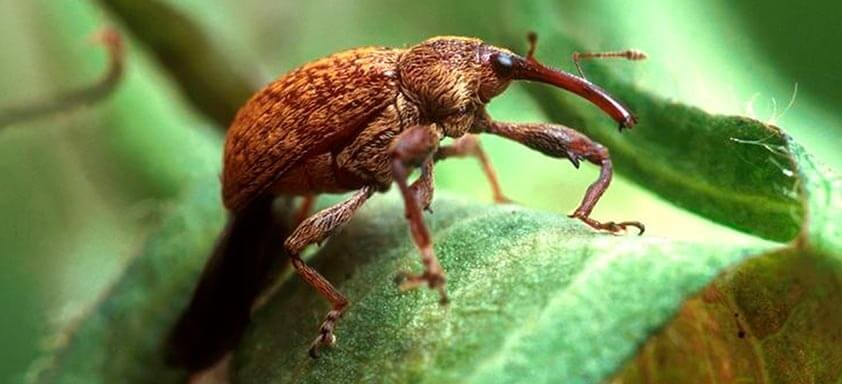
#> input picture Dataset-Pragas/Bicudo/bicudo02.png, 842 x 384 px, found by its file name
$ jupyter execute segmentacao-imagens-numpy.ipynb
#> lines starting #> are read from the running program, lines starting #| are printed output that depends on the picture; after the words box and inside, x2 and y2 are one past the last pixel; in counts of white or black regions, pixels touching at a corner belong together
<a href="https://colab.research.google.com/github/phaa/dio-baires-dev/blob/main/segmentacao-imagens-numpy.ipynb" target="_parent"></a>

# Projeto de segmentação de imagens do zero usando numpy
## Parte do treinamento da Dio Baires Dev

### Análise de imagens digitais: princípios, algoritmos e aplicações
Hélio Pedrini; William Robson Schwartz

Usei esse livro da biblioteca da pós graduação como base.

[cell 1]
import numpy as np
import matplotlib.pyplot as plt
from PIL import Image
from google.colab import files

[cell 2]
# Upload do arquivo
uploaded = files.upload()
#> the answer given: bicudo02.png

# Carregar a imagem
for filename in uploaded.keys():
    imagem = Image.open(filename).convert('RGB')  # Converte para escala de cinza
#> imagem is the input picture: PIL image 842x384 RGB; mean R, G, B 113, 131.9, 77
    print(f"Imagem carregada: {filename}")

[cell 3]
# Converter a imagem em um array NumPy
imagem_array = np.array(imagem)

# Verificar as dimensões da imagem
print(imagem_array.shape)
#| (384, 842, 3)

# Exibir a imagem RGB corretamente
plt.imshow(imagem_array)
plt.title('Imagem RGB Carregada')
plt.axis('off')
plt.show()

[cell 4]
# Separar os canais R, G e B
R = imagem_array[:, :, 0]
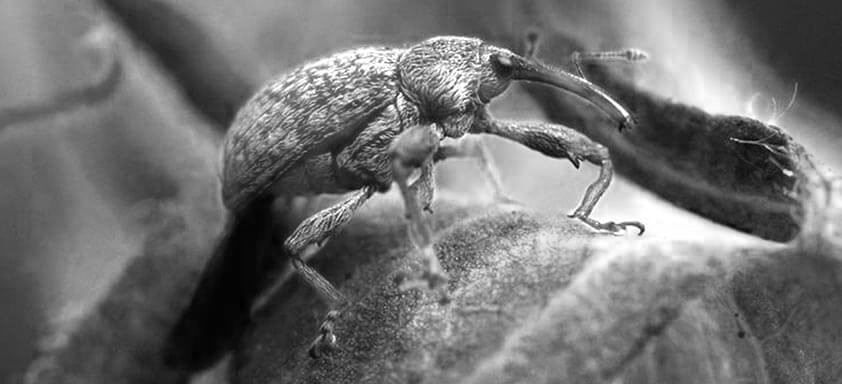
#> R: shape (384, 842); min 0, max 255, mean 113
G = imagem_array[:, :, 1]
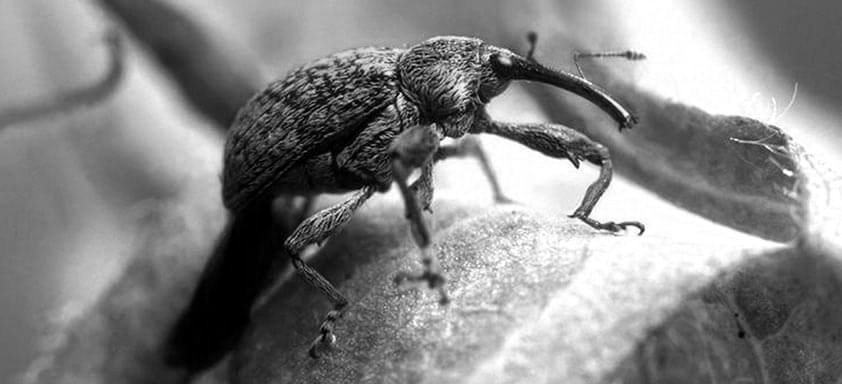
#> G: shape (384, 842); min 0, max 255, mean 131.9
B = imagem_array[:, :, 2]
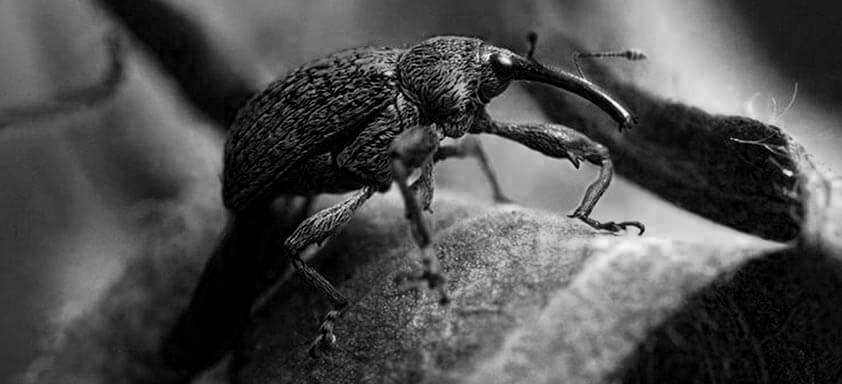
#> B: shape (384, 842); min 0, max 255, mean 77

# Aplicar fórmula de escala de cinza
# https://pt.wikipedia.org/wiki/N%C3%ADvel_de_cinza
# Usamos astype pois não se usa float em pixels de imagens
imagem_cinza = (0.2989 * R + 0.5870 * G + 0.1140 * B).astype(np.uint8)
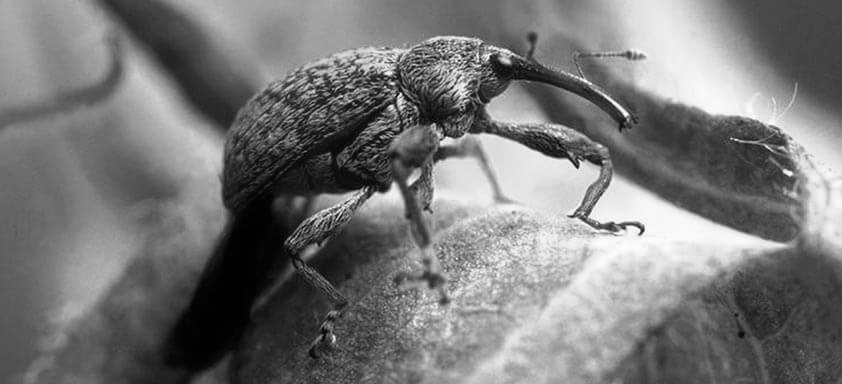
#> imagem_cinza: shape (384, 842); min 0, max 253, mean 119.5

# Exibir a imagem em escala de cinza
# OBS: quando plotamos uma imagem RGB de 3 canais o matplotlib exibe direito,
# mas quando usamos apenas um canal de cor (Cinza) a biblioteca interpreta como
# um mapa de cores padrão (viridis)
plt.imshow(imagem_cinza, cmap='gray')
plt.title('Imagem em Escala de Cinza')
plt.axis('off')
plt.show()

[cell 5]
# Definir um limiar
limiar = 127

# Aplicar limiarização global
imagem_limiarizada = np.where(imagem_cinza > limiar, 255, 0).astype(np.uint8)
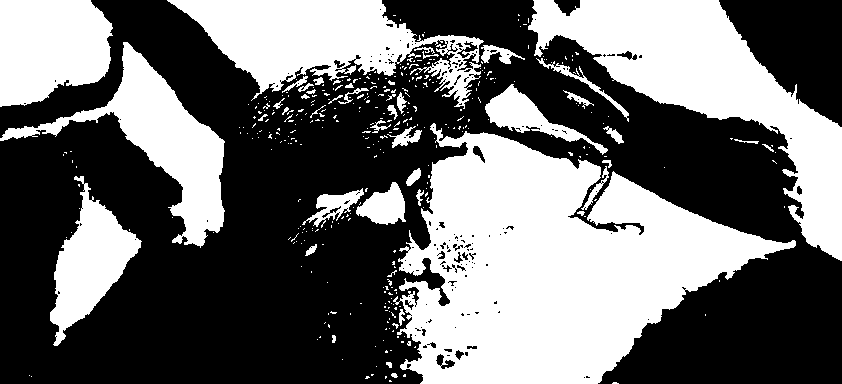
#> imagem_limiarizada: shape (384, 842); 42.4% white; 377 white regions (331 under 20 px), largest, box (x1, y1, x2, y2) and area: (393, 123, 796, 384) 57397, (528, 0, 842, 261) 26112, (167, 0, 484, 109) 16184

# Exibir imagem limiarizada
plt.imshow(imagem_limiarizada, cmap='gray')
plt.title('Imagem Limiarizada')
plt.axis('off')
plt.show()

$ run again, on Dataset-Pragas/Bicudo/bicudo04.png
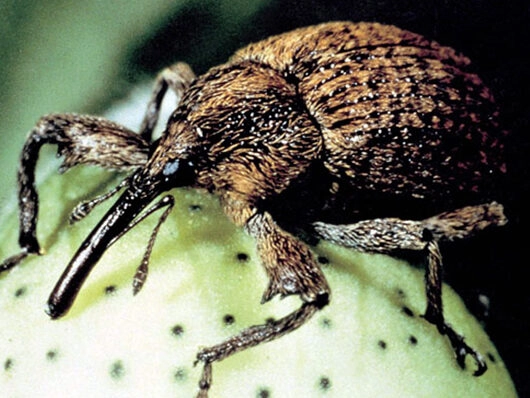
#> input picture Dataset-Pragas/Bicudo/bicudo04.png, 530 x 398 px, found by its file name
#> imagem is the input picture: PIL image 530x398 RGB; mean R, G, B 115, 117.3, 97.9
#| (398, 530, 3)
#> `B = imagem_array[:, :, 2]`:
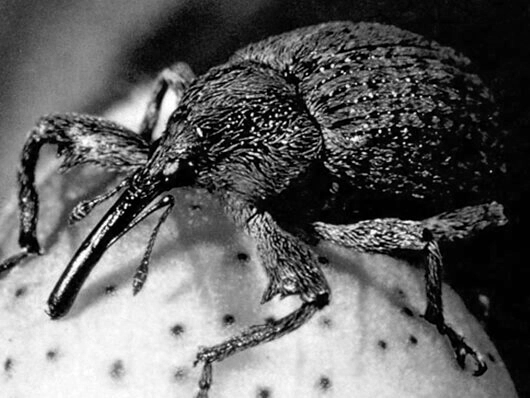
#> B: shape (398, 530); min 0, max 255, mean 97.9
#> `imagem_limiarizada = np.where(imagem_cinza > limiar, 255, 0).astype(np..`:
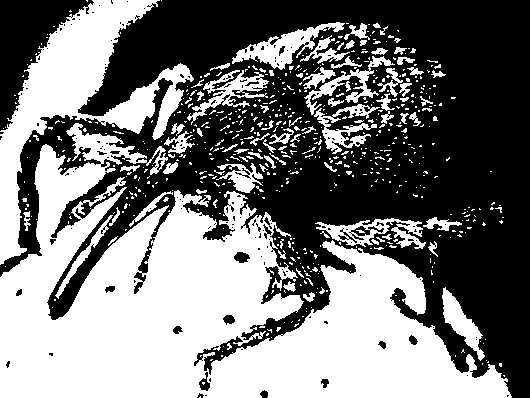
#> imagem_limiarizada: shape (398, 530); 47.3% white; 640 white regions (557 under 20 px), largest, box (x1, y1, x2, y2) and area: (0, 123, 512, 398) 69169, (0, 0, 194, 265) 14112, (232, 22, 345, 70) 1718

$ run again, on Dataset-Pragas/Bicudo/bicudo05.png
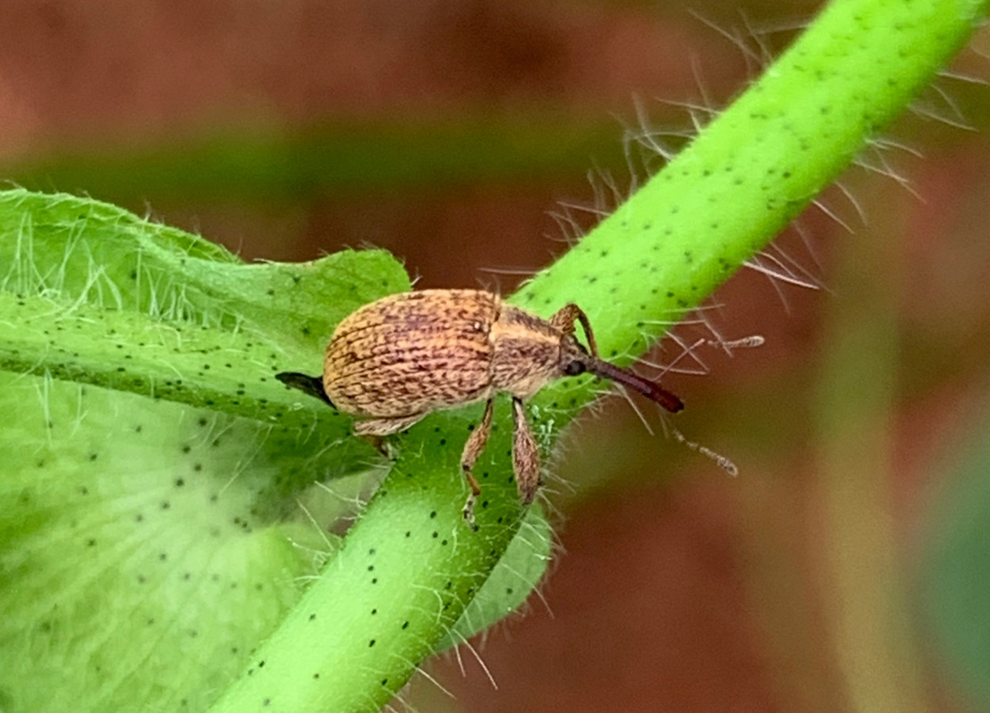
#> input picture Dataset-Pragas/Bicudo/bicudo05.png, 990 x 713 px, shrunk from 1250 x 900 before the run, found by its file name
#> imagem is the input picture: PIL image 990x713 RGB; mean R, G, B 118.8, 122.3, 49.1
#| (713, 990, 3)
#> `imagem_cinza = (0.2989 * R + 0.5870 * G + 0.1140 * B).astype(np.uint8)`:
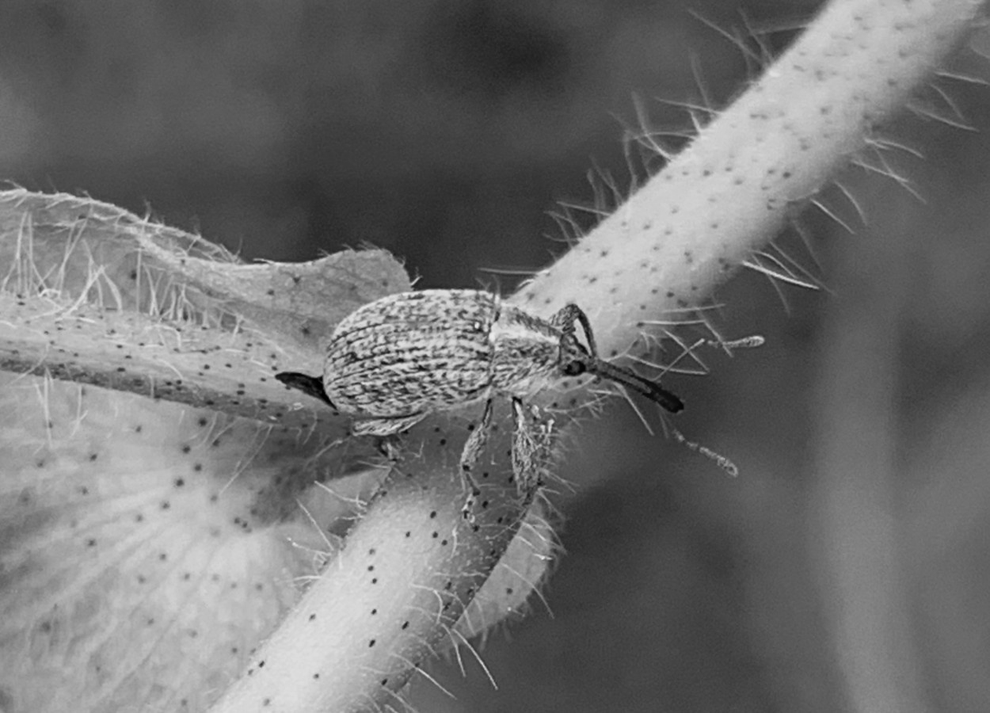
#> imagem_cinza: shape (713, 990); min 0, max 236, mean 112.4
#> `imagem_limiarizada = np.where(imagem_cinza > limiar, 255, 0).astype(np..`:
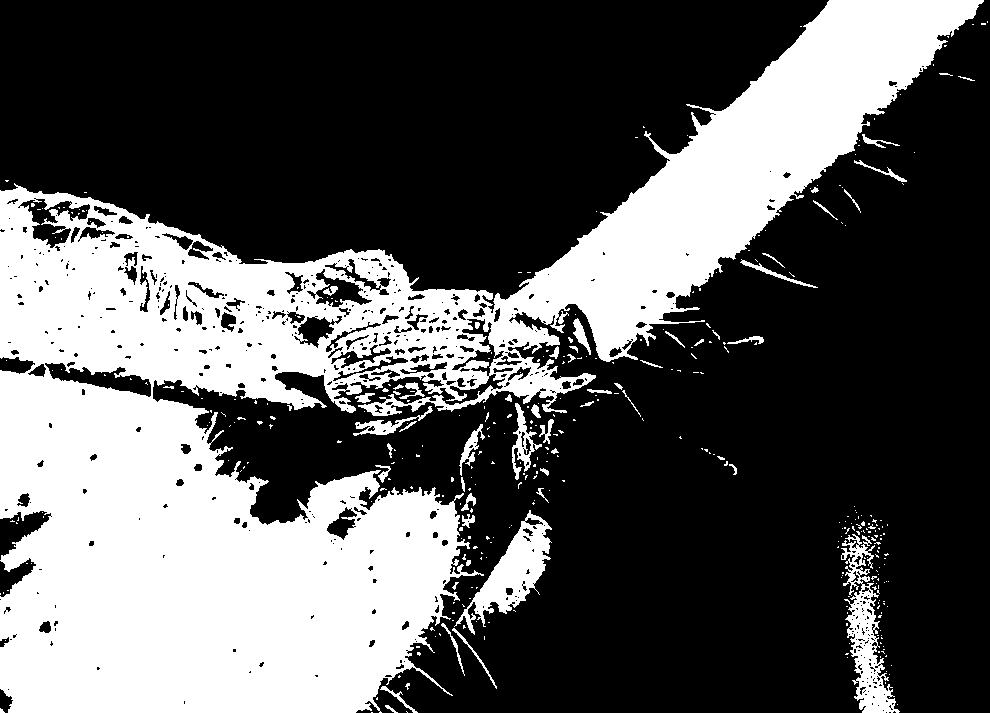
#> imagem_limiarizada: shape (713, 990); 34.7% white; 382 white regions (329 under 20 px), largest, box (x1, y1, x2, y2) and area: (0, 0, 984, 713) 230956, (454, 510, 552, 635) 3958, (841, 534, 900, 713) 3806

$ run again, on Dataset-Pragas/Bicudo/bicudo06.png
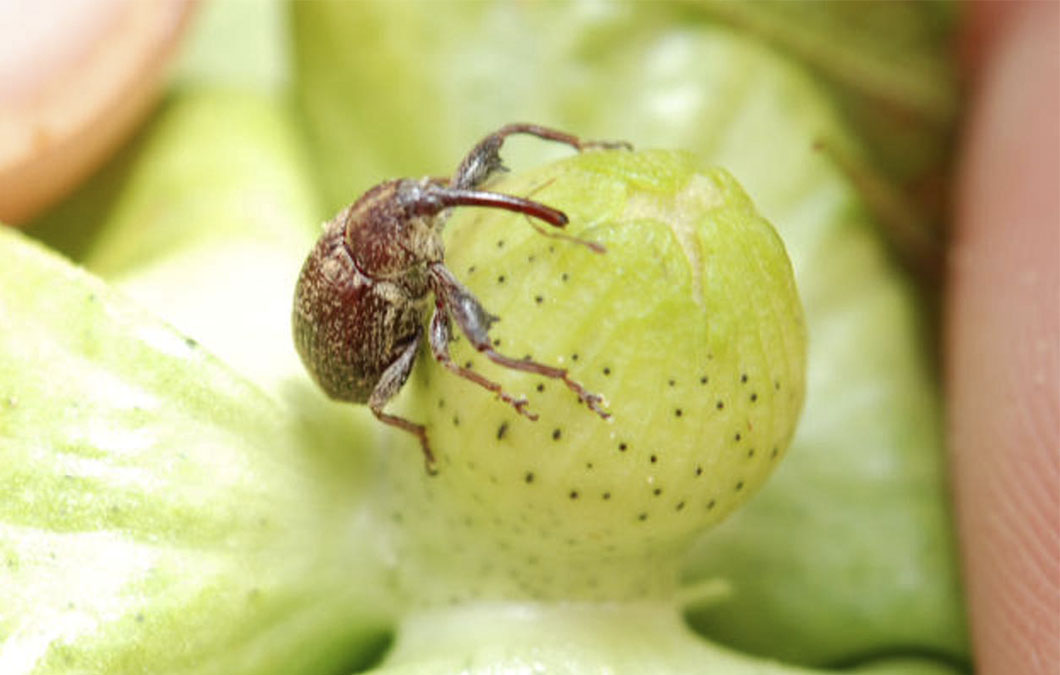
#> input picture Dataset-Pragas/Bicudo/bicudo06.png, 1060 x 675 px, found by its file name
#> imagem is the input picture: PIL image 1060x675 RGB; mean R, G, B 188, 185.3, 118.9
#| (675, 1060, 3)
#> `B = imagem_array[:, :, 2]`:
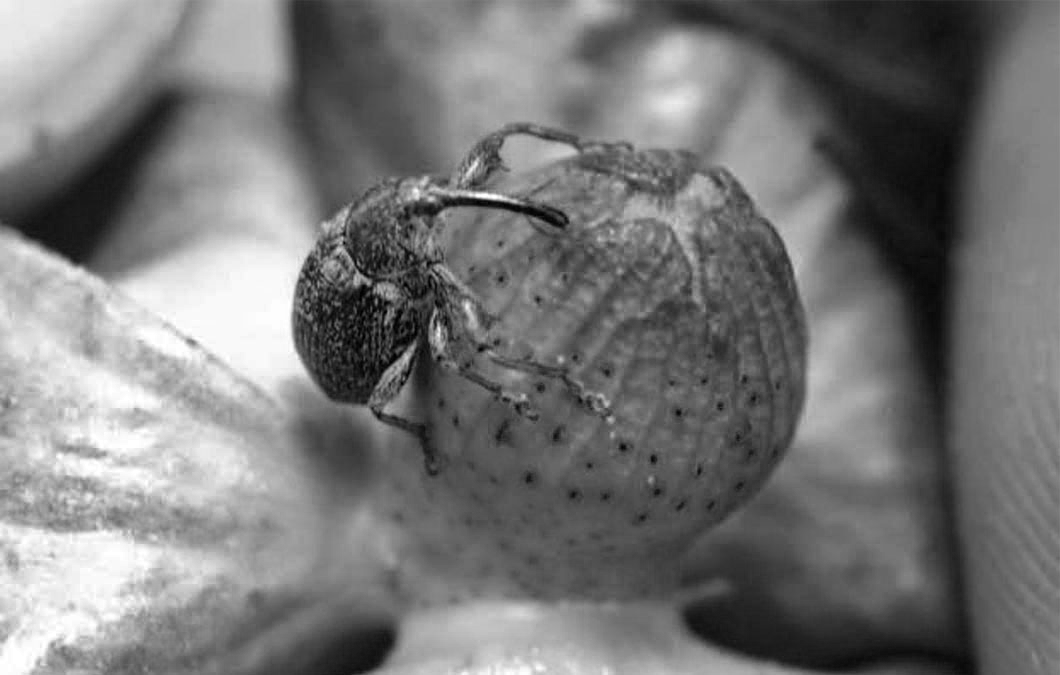
#> B: shape (675, 1060); min 0, max 255, mean 118.9
#> `imagem_limiarizada = np.where(imagem_cinza > limiar, 255, 0).astype(np..`:
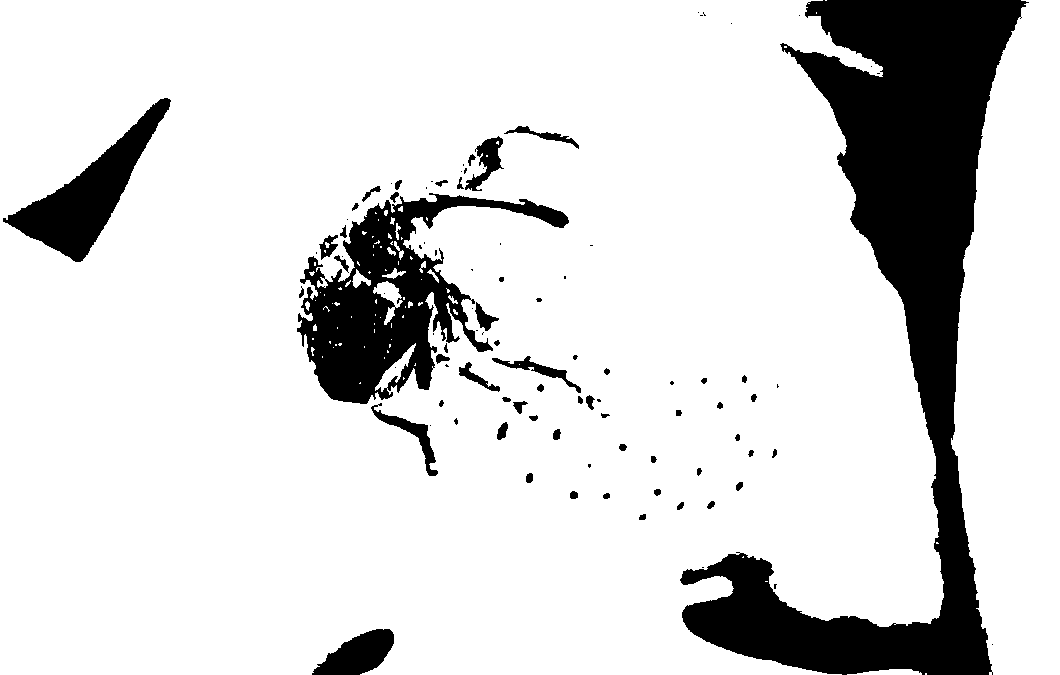
#> imagem_limiarizada: shape (675, 1060); 84.9% white; 97 black regions (42 under 20 px), largest, box (x1, y1, x2, y2) and area: (680, 0, 1029, 675) 70923, (297, 193, 569, 404) 20737, (3, 98, 171, 262) 8196
